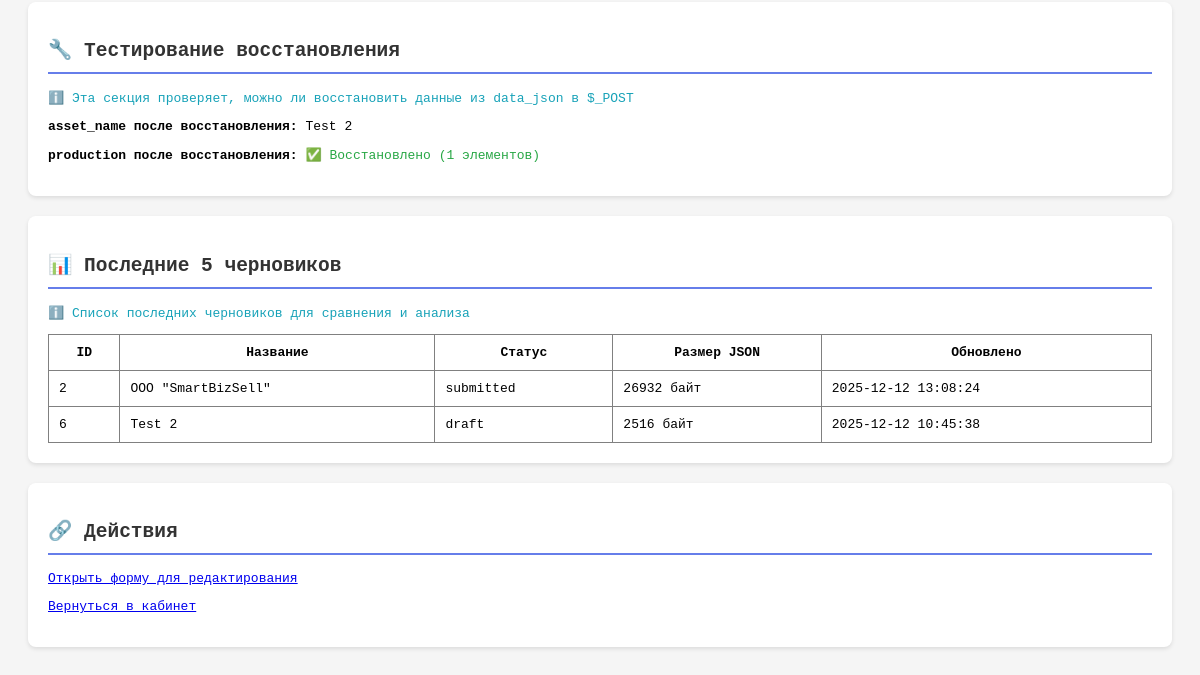
The page /debug_draft.php (signed in, lower part) on the database as committed earlier.
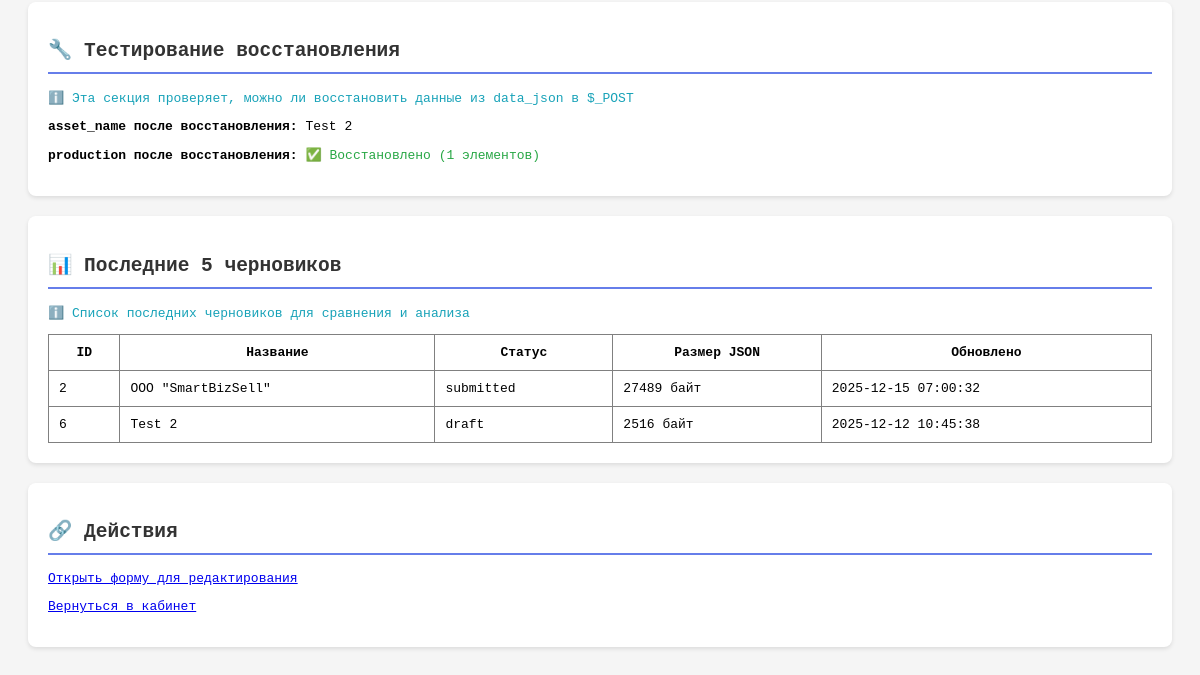
The same page on the database as committed later.
### tables this page shows
CREATE TABLE `seller_forms` (
  `id` int NOT NULL,
  `user_id` int NOT NULL,
  `asset_name` varchar(500) DEFAULT NULL,
  `company_inn` varchar(20) DEFAULT NULL,
  `deal_subject` varchar(500) DEFAULT NULL,
  `deal_purpose` enum('cash-out','cash-in') DEFAULT NULL,
  `asset_disclosure` enum('yes','no') DEFAULT NULL,
  `company_description` text,
  `presence_regions` varchar(500) DEFAULT NULL,
  `products_services` text,
  `company_brands` varchar(500) DEFAULT NULL,
  `own_production` enum('yes','no') DEFAULT NULL,
  `production_sites_count` int DEFAULT NULL,
  `production_sites_region` varchar(255) DEFAULT NULL,
  `production_area` varchar(255) DEFAULT NULL,
  `production_capacity` varchar(255) DEFAULT NULL,
  `production_load` varchar(255) DEFAULT NULL,
  `production_building_ownership` enum('yes','no') DEFAULT NULL,
  `production_land_ownership` enum('yes','no') DEFAULT NULL,
  `contract_production_usage` enum('yes','no') DEFAULT NULL,
  `contract_production_region` varchar(255) DEFAULT NULL,
  `contract_production_logistics` text,
  `offline_sales_presence` enum('yes','no') DEFAULT NULL,
  `offline_sales_points` int DEFAULT NULL,
  `offline_sales_regions` varchar(255) DEFAULT NULL,
  `offline_sales_area` varchar(255) DEFAULT NULL,
  `offline_sales_third_party` enum('yes','no') DEFAULT NULL,
  `offline_sales_distributors` enum('yes','no') DEFAULT NULL,
  `online_sales_presence` enum('yes','no') DEFAULT NULL,
  `online_sales_share` varchar(255) DEFAULT NULL,
  `online_sales_channels` text,
  `main_clients` text,
  `sales_share` varchar(255) DEFAULT NULL,
  `personnel_count` int DEFAULT NULL,
  `company_website` varchar(500) DEFAULT NULL,
  `additional_info` text,
  `production_volumes` json DEFAULT NULL,
  `financial_results_vat` enum('with_vat','without_vat') DEFAULT NULL,
  `financial_results` json DEFAULT NULL,
  `balance_indicators` json DEFAULT NULL,
  `financial_source` enum('RSBU','IFRS','management') DEFAULT NULL,
  `status` enum('draft','submitted','review','approved','rejected') DEFAULT 'draft',
  `created_at` timestamp NULL DEFAULT CURRENT_TIMESTAMP,
  `updated_at` timestamp NULL DEFAULT CURRENT_TIMESTAMP ON UPDATE CURRENT_TIMESTAMP,
  `submitted_at` timestamp NULL DEFAULT NULL,
  `data_json` json DEFAULT NULL
);

### debug_draft.php (the view, shortened to what this page needs)
<?php
$pdo = getDBConnection();
$stmt = $pdo->prepare("SELECT * FROM seller_forms WHERE user_id = ? AND status = 'draft' ORDER BY updated_at DESC LIMIT 1");
$stmt->execute([$_SESSION['user_id']]);
$form = $stmt->fetch();
?>
<!DOCTYPE html>
<html lang="ru">
<head>
</head>
<body>
        <?php if (empty($form['data_json'])): ?>
            <p class="error">❌ data_json ПУСТОЙ!</p>
            <p class="warning">⚠️ Это означает, что данные не были сохранены в новом формате.</p>
        <?php else: ?>
            <?php
            $decoded = json_decode($form['data_json'], true);
            if (json_last_error() !== JSON_ERROR_NONE): ?>
                <p class="error">❌ Ошибка декодирования JSON: <?php echo json_last_error_msg(); ?></p>
            <?php else: ?>
                <?php if (isset($decoded['production'])): ?>
                    <pre><?php print_r($decoded['production']); ?></pre>
                <?php else: ?>
                    <p class="error">❌ production НЕ найден в data_json</p>
                    <p class="warning">⚠️ Это может означать, что таблица объемов производства не была сохранена.</p>
                <?php endif; ?>
                <?php if (isset($decoded['financial'])): ?>
                    <pre><?php print_r($decoded['financial']); ?></pre>
                <?php else: ?>
                    <p class="warning">⚠️ financial НЕ найден в data_json</p>
                    <p class="info">ℹ️ Это не критично, если форма еще не заполнена полностью.</p>
                <?php endif; ?>
                <?php if (isset($decoded['balance'])): ?>
                    <pre><?php print_r($decoded['balance']); ?></pre>
                <?php else: ?>
                    <p class="warning">⚠️ balance НЕ найден в data_json</p>
                    <p class="info">ℹ️ Это не критично, если форма еще не заполнена полностью.</p>
                <?php endif; ?>
            <?php endif; ?>
        <?php endif; ?>
    <div class="section">
        <h2>🔧 Тестирование восстановления</h2>
        <p class="info">ℹ️ Эта секция проверяет, можно ли восстановить данные из data_json в $_POST</p>
        <p><strong>asset_name после восстановления:</strong> <?php echo htmlspecialchars($_POST['asset_name'] ?? 'НЕ ВОССТАНОВЛЕНО'); ?></p>
        <p><strong>production после восстановления:</strong>
            <?php if (isset($_POST['production'])): ?>
                <span class="success">✅ Восстановлено (<?php echo count($_POST['production']); ?> элементов)</span>
            <?php else: ?>
                <span class="error">❌ НЕ восстановлено</span>
            <?php endif; ?>
        </p>
    </div>
    <div class="section">
        <h2>📊 Последние 5 черновиков</h2>
        <p class="info">ℹ️ Список последних черновиков для сравнения и анализа</p>
        <?php
        $stmt = $pdo->prepare("SELECT id, asset_name, status, LENGTH(data_json) as json_size, updated_at FROM seller_forms WHERE user_id = ? ORDER BY updated_at DESC LIMIT 5");
        $stmt->execute([$_SESSION['user_id']]);
        $forms = $stmt->fetchAll();
        ?>
        <table border="1" cellpadding="10" style="width: 100%; border-collapse: collapse;">
            <tr>
                <th>ID</th>
                <th>Название</th>
                <th>Статус</th>
                <th>Размер JSON</th>
                <th>Обновлено</th>
            </tr>
            <?php foreach ($forms as $f): ?>
            <tr>
                <td><?php echo $f['id']; ?></td>
                <td><?php echo htmlspecialchars($f['asset_name'] ?? ''); ?></td>
                <td><?php echo $f['status']; ?></td>
                <td><?php echo $f['json_size']; ?> байт</td>
                <td><?php echo $f['updated_at']; ?></td>
            </tr>
            <?php endforeach; ?>
        </table>
    </div>
    <div class="section">
        <h2>🔗 Действия</h2>
        <p><a href="seller_form.php?form_id=<?php echo $form['id']; ?>">Открыть форму для редактирования</a></p>
        <p><a href="dashboard.php">Вернуться в кабинет</a></p>
    </div>
</body>
</html>

### debug_draft.php (style rules this page uses)
body { font-family: monospace; padding: 20px; background: #f5f5f5; }
.section { background: white; padding: 20px; margin: 20px 0; border-radius: 8px; box-shadow: 0 2px 4px rgba(0,0,0,0.1); }
h2 { color: #333; border-bottom: 2px solid #667eea; padding-bottom: 10px; }
.success { color: #28a745; }
.info { color: #17a2b8; }

Rows that differ between the two databases and show on the page:
changed seller_forms "ООО \"SmartBizSell\"": json_size "26932" → "27489"; updated_at "2025-12-12 13:08:24" → "2025-12-15 07:00:32"
